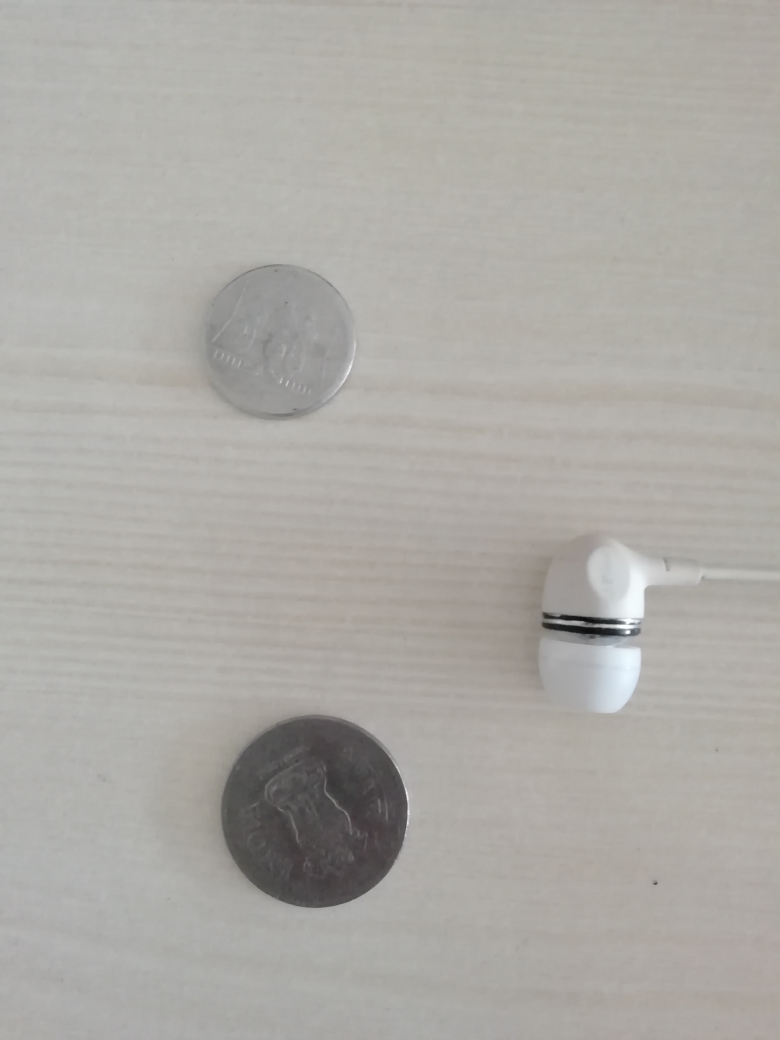
#> input picture coins.jpg, 3120 x 4160 px (shown at 1/4 size)
$ python objectdet.py
#> lines starting #> are read from the running program, lines starting #| are printed output that depends on the picture
import cv2
import numpy as np
import matplotlib.pyplot as plt

#Loading Image

img =cv2.imread('coins.jpg')
#> img is the input picture: shape (4160, 3120, 3); mean B, G, R 165.1, 170.3, 172.3
img_org = img.copy()
img = cv2.cvtColor(img ,cv2.COLOR_BGR2GRAY)
#> img: shape (4160, 3120)
plt.rcParams["figure.figsize"] = (16,9)
plt.imshow(img,cmap='gray')
#plt.show()
#Applying Blur to the image

img = cv2.GaussianBlur(img, (21,21), cv2.BORDER_DEFAULT)
plt.rcParams["figure.figsize"] = (16,9)
plt.imshow(img,cmap='gray')
#plt.show()

all_circs = cv2.HoughCircles(img , cv2.HOUGH_GRADIENT,0.9,500,param1 = 20 , param2 = 30,minRadius=100 , maxRadius=500 )
#> all_circs = [[1262.5, 3251.5, 378.4], [1117.5, 1369.5, 314]]
all_circs_rounded = np.uint16(np.around(all_circs))
#> all_circs_rounded = [[1262, 3252, 378], [1118, 1370, 314]]

print(all_circs_rounded)
#| [[[1262 3252  378]
#|   [1118 1370  314]]]
print(all_circs_rounded.shape)
#| (1, 2, 3)
print('I have found ' + str(all_circs_rounded.shape[1]) + ' coins')
#| I have found 2 coins


count =1
for i in all_circs_rounded[0,:]:
    cv2.circle(img_org,(i[0],i[1]),i[2],(50,200,200),5)
    cv2.circle(img_org,(i[0],i[1]),2,(255,0,0),3)
    cv2.putText(img_org, "Coin "+ str(count),(i[0]-70,i[1]+30),cv2.FONT_HERSHEY_SIMPLEX,1.1,(255,0,0),2)
    count +=1
#> this loop made 2 passes
#> (i, count) on passes 1 to 2: ([1262, 3252, 378], 2), ([1118, 1370, 314], 3)
#> after the loop, count = 3

plt.rcParams["figure.figsize"] = (16,9)
plt.imshow(img_org)
plt.show()
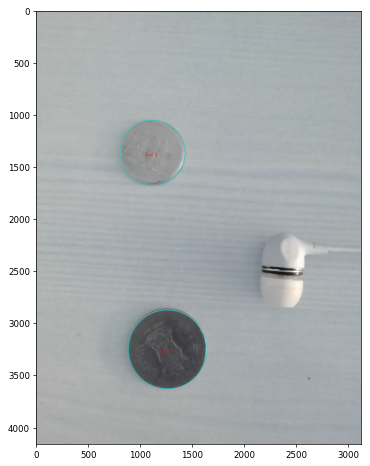
#> figure drawn by matplotlib, 1 panel; B, G, R data is drawn as R, G, B
